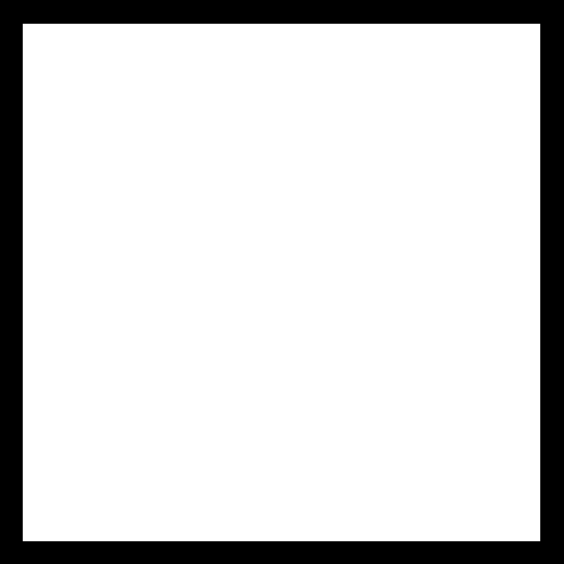
#> input picture mapGenerator/shapes/pre-saved_2D/square.png, 1127 x 1127 px (shown at 1/2 size); the run also reads 1 picture not shown here
$ python opencv-copy.py
#> lines starting #> are read from the running program, lines starting #| are printed output that depends on the picture; after the words box and inside, x2 and y2 are one past the last pixel; in counts of white or black regions, pixels touching at a corner belong together
#> further down, template is the input picture: shape (1127, 1127, 3); min 0, max 255, mean 215.1
from nms import non_max_suppression_fast
import numpy as np
import cv2
import imutils

def preprocess_image(image):
    # Convert to grayscale
    gray = cv2.cvtColor(image, cv2.COLOR_BGR2GRAY)

    # Apply GaussianBlur to reduce noise and details
    blurred = cv2.GaussianBlur(gray, (5, 5), 0)

    # Apply Canny edge detection
    edges = cv2.Canny(blurred, 50, 200)
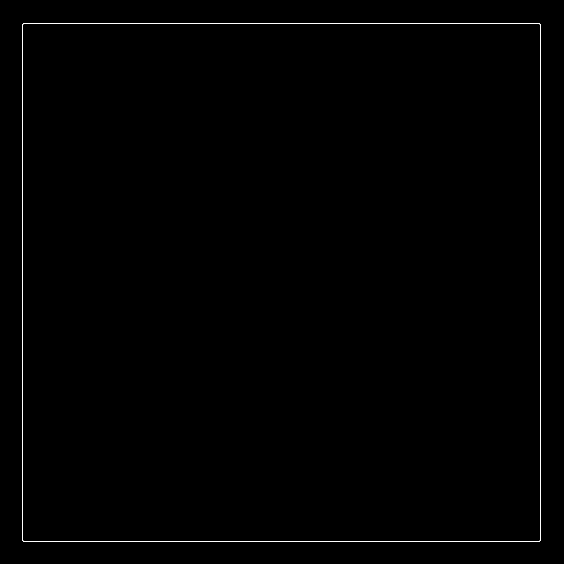
#> edges: shape (1127, 1127) (shown at 1/2 size); 0.33% white in thin lines or dots, all inside (x1, y1, x2, y2) = (45, 47, 1081, 1083)

    return edges

def find_and_draw_matches(image, template):
    # Preprocess the template and search image
    template_processed = preprocess_image(template)
    image_processed = preprocess_image(image)
#> in preprocess_image (call 2), `gray = cv2.cvtColor(image, cv2.COLOR_BGR2GRAY)`:
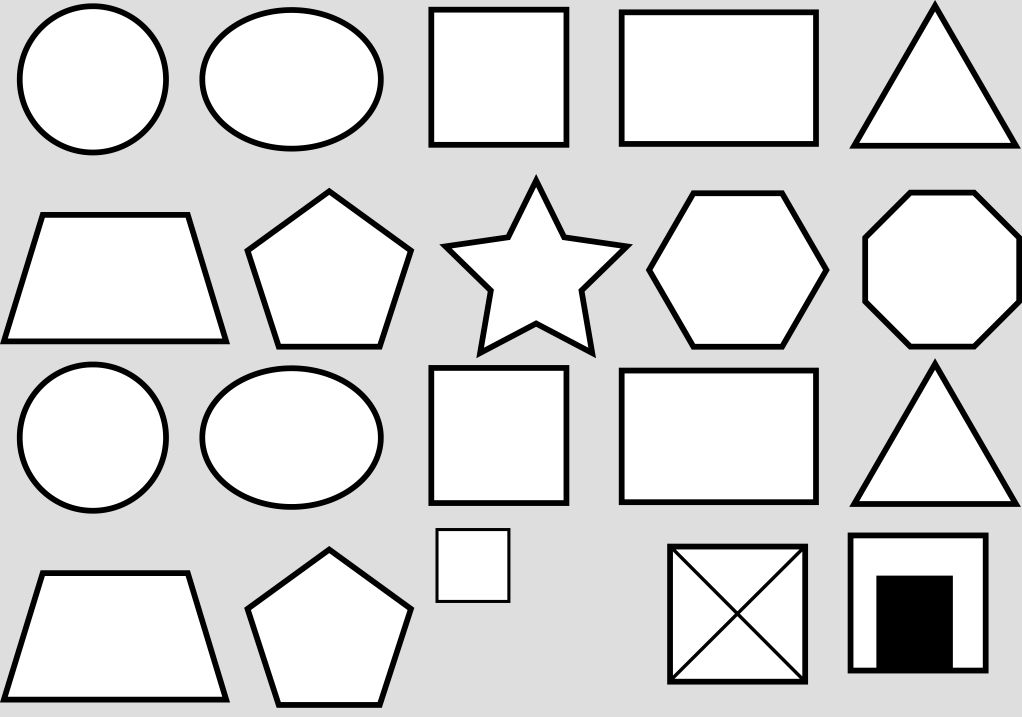
#> gray: shape (5732, 8176) (shown at 1/8 size); min 0, max 255, mean 215.7
#> in preprocess_image (call 2), `edges = cv2.Canny(blurred, 50, 200)`:
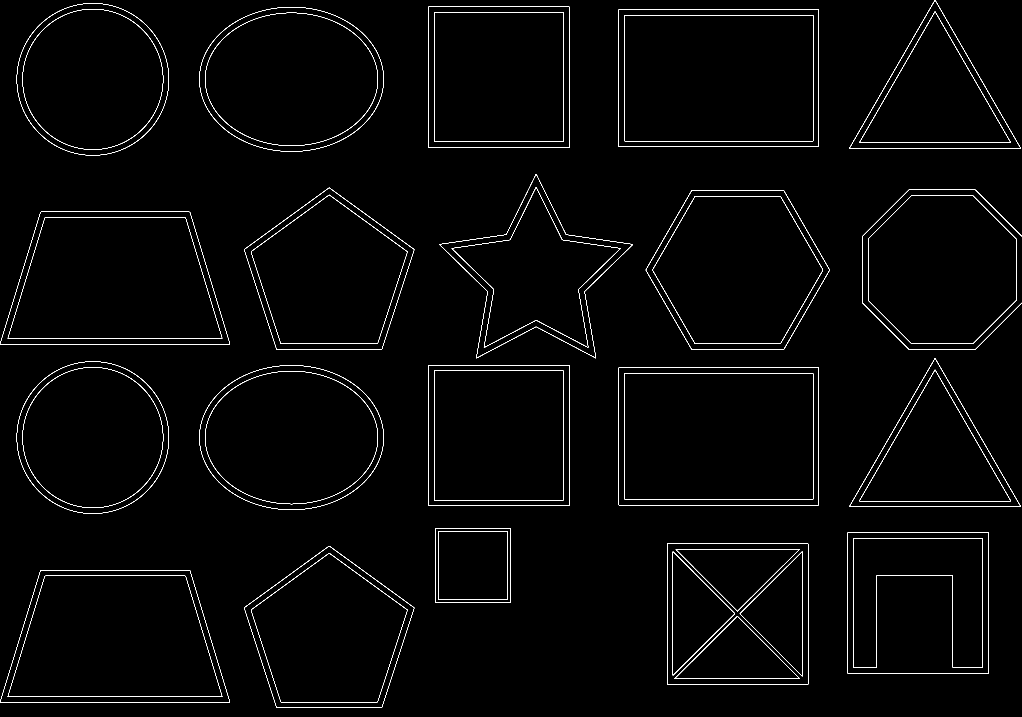
#> edges: shape (5732, 8176) (shown at 1/8 size); 0.41% white in thin lines or dots

    # get dimensions of the template
    (tH, tW) = template.shape[:2]
#> tH = 1127; tW = 1127

    # perform multi-scale template matching
    print("[INFO] performing multi-scale template matching...")
    matches = []

    for scale in np.linspace(0.5, 1.5, 25)[::-1]:
        # resize the image according to the scale, and keep track
        # of the ratio of the resizing
        resized = imutils.resize(image_processed, width=int(image_processed.shape[1] * scale))
        r = image_processed.shape[1] / float(resized.shape[1])

        # if the resized image is smaller than the template, then break from the loop
        if resized.shape[0] < tH or resized.shape[1] < tW:
            break

        # perform template matching using the preprocessed template and image
        result = cv2.matchTemplate(resized, template_processed, cv2.TM_CCOEFF_NORMED)
        loc = np.where(result >= 0.8)

        for pt in zip(*loc[::-1]):
            matches.append((int(pt[0] * r), int(pt[1] * r), int((pt[0] + tW * r)), int((pt[1] + tH * r))))
#> this loop made 2 passes
#> loc on pass 1: (empty array, empty array)
#> pass 1, in find_and_draw_matches, `result = cv2.matchTemplate(resized, template_processed, cv2.TM_CCOEFF_..`:
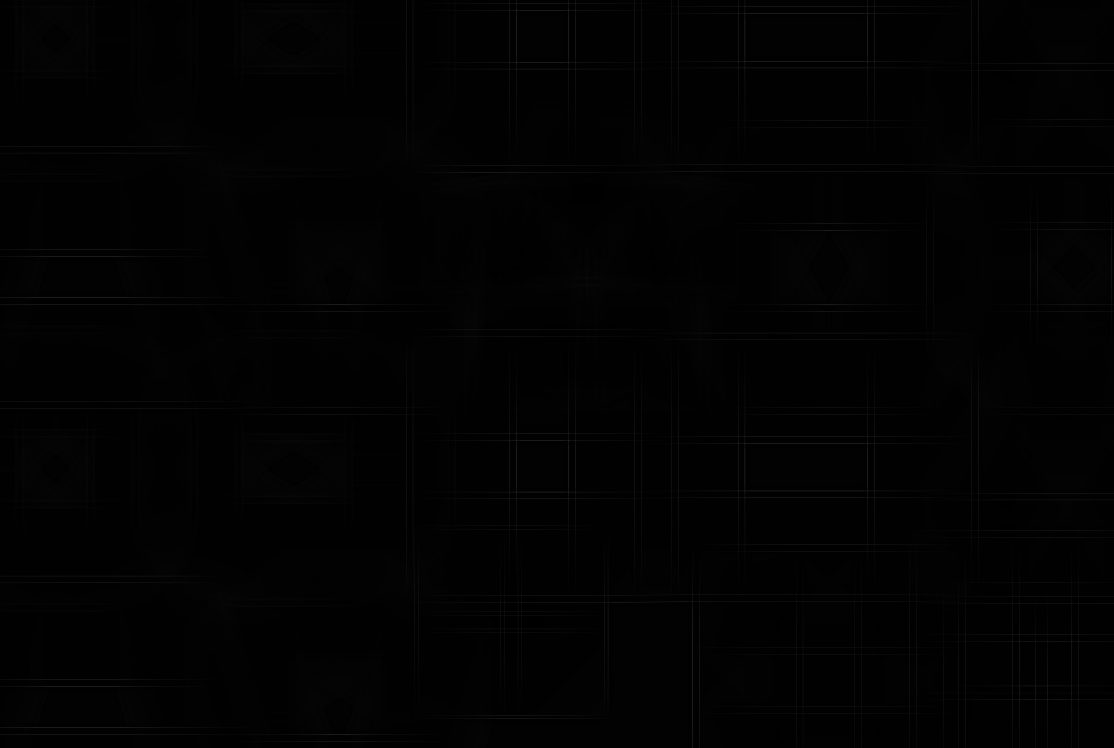
#> result: shape (7472, 11138) float32 (shown at 1/10 size); min -0.00568, max 0.617, mean 0.000209; drawn with min black and max white
#> after the loop, matches = []

    # apply non-maxima suppression to the rectangles
    pick = non_max_suppression_fast(np.array(matches), 0.3)
    print("[INFO] {} matched locations *after* NMS".format(len(pick)))

    # loop over the final bounding boxes
    for (startX, startY, endX, endY) in pick:
        # draw the bounding box on the original image
        cv2.rectangle(image, (startX, startY), (endX, endY), (255, 0, 0), 3)

    # show the output image
    cv2.imshow("After Multi-Scale NMS", image)
    cv2.waitKey(0)

    return image

# load the input image and template image from disk
print("[INFO] loading images...")
search_image = cv2.imread('DefaultPics/geometricc.png')
template = cv2.imread('shapes/pre-saved_2D/square.png')

# Find and draw matches for each template at different scales
result_image = search_image.copy()
#> (the run stopped early here; a loop or call above may not have finished)
